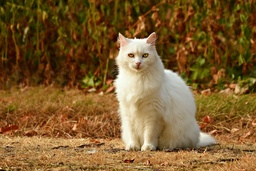
#> input picture cat.jpg, 256 x 171 px, shrunk from 1920 x 1281 before the run
$ jupyter execute Test.ipynb
#> lines starting #> are read from the running program, lines starting #| are printed output that depends on the picture
[cell 1]
from PIL import Image, ImageFilter, ImageOps
import numpy as np
import cv2

[cell 2]
filename= 'cat.jpg'
with Image.open(filename) as img:
#> img is the input picture: PIL image 256x171 RGB; mean R, G, B 125.2, 92.2, 47
    img.load()

[cell 3]
img_cv = cv2.imread(filename, cv2.IMREAD_GRAYSCALE)
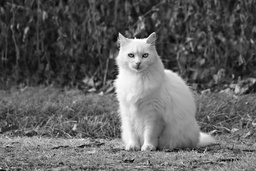
#> img_cv: shape (171, 256); min 0, max 255, mean 96.8
img_cv.shape
#> Out = (171, 256)

[cell 4]
Image.fromarray(img_cv)

[cell 5]
ImageOps.equalize(img.convert("L"), mask=None)
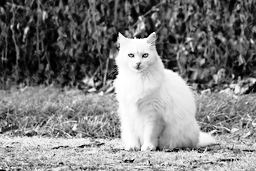
#> Out: PIL image 256x171 L; min 0, max 255, mean 127.2

[cell 6]
def otsu_threshold_finder(img):
    phuong_sai_t = 0

    M, N = img.shape
    mG = np.mean(img)

    for nguong in range(256):
        Tong_gt_xam_A = 1
        Tong_gt_xam_B = 1
        Tong_pixel_A = 1
        Tong_pixel_B = 1
        for i in range(M):
            for j in range(N):
                if (img[i, j] >= nguong):
                    Tong_pixel_A = Tong_pixel_A + 1
                    Tong_gt_xam_A = Tong_gt_xam_A + img[i , j]
                else:
                    Tong_pixel_B = Tong_pixel_B + 1
                    Tong_gt_xam_B = Tong_gt_xam_B + img[i , j]

        P1 = Tong_pixel_A / (M * N)
        P2 = Tong_pixel_B / (M * N)

        m1 = Tong_gt_xam_A / Tong_pixel_A
        m2 = Tong_gt_xam_B / Tong_pixel_B

        phuong_sai = P1 * ((m1 - mG) ** 2) + P2 * ((m2 - mG) ** 2)

        if (phuong_sai > phuong_sai_t):
            phuong_sai_t = phuong_sai
            nguong_toi_uu = nguong

    print("Nguong tim duoc: ", nguong_toi_uu )
    return nguong_toi_uu

[cell 7]
def otsu(img):
    phuong_sai_t = 0 # Khởi tạo biến phuong_sai_t lưu giá trị phương sai để so sánh
                     # giá trị phương sai thuật toán tính được để xác định
                     # phương sai cực đại, trên cơ sở đó xác định ngưỡng tối ưu cần tìm
    M,N = img.shape
#> M = 171; N = 256
    mG = np.mean(img)   # Tính mG giá trị trung bình mức xám của ảnh theo công thức 6
#> mG = 96.83

    for nguong in range(256):
        Tong_gt_xam_A = 1  #Khởi tạo biến lưu tổng giá trị mức xám của nhóm A
        Tong_gt_xam_B = 1  #Khởi tạo biến lưu tổng giá trị mức xám của nhóm A
        Tong_pixel_A = 1    #Khởi tạo biến lưu tổng số pixel ở nhóm A
        Tong_pixel_B = 1    #Khởi tạo biến lưu tổng số pixel ở nhóm B
        for i in range(M):  #Duyệt qua giá trị xám của mỗi pixel của hình ảnh gốc
            for j in range(N):
                if (img[i,j] >= nguong):  #Nếu pixel có giá trị màu xám > = nguong (nhóm A)
                    Tong_pixel_A = Tong_pixel_A + 1  #Lấy tổng số pixel của phần A
                    Tong_gt_xam_A = Tong_gt_xam_A + img[i,j] # Lấy tổng giá trị xám của nhóm A
                else:     #Nếu pixel có giá trị xám < nguong (nhóm B)
                    Tong_pixel_B = Tong_pixel_B + 1  #Lấy tổng số pixel của nhóm B
                    Tong_gt_xam_B = Tong_gt_xam_B + img[i,j] # Lấy tổng giá trị xám của nhóm B

        P1 = Tong_pixel_A/(M*N) # Tính P1(k) theo công thức 4 và 3
        P2 = Tong_pixel_B/(M*N) # Tính P2(k) theo công thức 4 và 3
        m1 = Tong_gt_xam_A/Tong_pixel_A # Tính m1(k) theo công thức 5
        m2 = Tong_gt_xam_B/Tong_pixel_B # Tính m2(k) theo công thức 5
        phuong_sai = P1*((m1-mG)**2)+P2*((m2-mG)**2) # Tính phương sai theo công thức 7

        if (phuong_sai > phuong_sai_t): # xác định phương sai tối đa theo công thức 8
            phuong_sai_t = phuong_sai
            nguong_toi_uu = nguong  # Để có được ngưỡng tối ưu của phương sai tối đa
#> this loop made 256 passes
#> (phuong_sai, phuong_sai_t) on passes 1, 2, 5, 7, 8, 9, 10, 11, 12, 13, 14, 15: (0.21, 0.21), (0.424, 0.424), (0.625, 0.625), (0.817, 0.817), (1.19, 1.19), (2.3, 2.3), (3.2, 3.2), (3.55, 3.55), (5.1, 5.1), (5.94, 5.94), (8.08, 8.08), (11.46, 11.46)
#> phuong_sai on passes 3, 4, 6: 0.424, 0.424, 0.625
#> after the loop, nguong_toi_uu = 106; phuong_sai_t = 1867.5

    print("Ngưỡng tìm được", nguong_toi_uu)
#| Ngưỡng tìm được 106
    return nguong_toi_uu

[cell 8]
otsu(img_cv)
#> Out = 106

[cell 9]
def Tim_nguong_toan_cuc(img): # Định nghĩa hàm tìm ngưỡng
    #Bước 1. Khởi tạo ngưỡng ban đầu t bằng giá trị trung bình mức xám của ảnh
    t=np.mean(img) #initial condition
#> t = 96.83
    g1 = []  # Định nghĩa nhóm g1
    g2 = []  # Định nghĩa nhóm g2
    m,n = img.shape
#> m = 171; n = 256
    # Lặp để tính ngưỡng
    while (True):
        # Bước 2. Tạo nhóm g1,g2 dựa trên ngưỡng t
        for i in range(m):
            for j in range(n):
                if (img[i,j] < t):
                    g1.append(img[i,j])
                else:
                    g2.append(img[i,j])
        # Bước 3. Tính trung bình mức xám trong vùng g1,g2
        mu1 = np.mean(g1)
        mu2 = np.mean(g2)
        # Bước 4. Tính lại ngưỡng t có giá trị mới
        t = ((mu1+ mu2)/2)
        # Tính delta t để làm điều kiện thoát vòng lặp
        t0 = t
        delta_t = abs(t-t0)
        if(delta_t < 1):
            break
#> after the loop, g1 = 23899 items; g2 = 19877 values, max 255 at index 659, min 97 at index 7, mean 143.9
    print("Ngưỡng tìm được: ",t)
    return t

[cell 10]
Tim_nguong_toan_cuc(img_cv)
#> Out = 100.8

$ run again, with image.jpg copied over cat.jpg
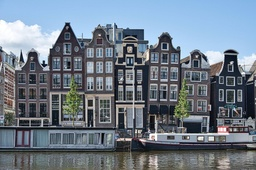
#> input picture image.jpg, 256 x 170 px, shrunk from 1920 x 1273 before the run
#> img is the input picture: PIL image 256x170 RGB; mean R, G, B 111.7, 123.9, 136.7
#> `img_cv = cv2.imread(filename, cv2.IMREAD_GRAYSCALE)`:
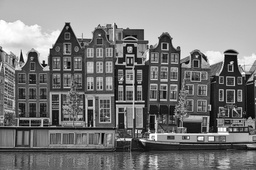
#> img_cv: shape (170, 256); min 0, max 255, mean 121.7
#> mG = 121.7
#> the loop in otsu, `for nguong in range(256):` made 256 passes
#> (phuong_sai, phuong_sai_t) on passes 1 to 8: (0.335, 0.335), (3.06, 3.06), (5.74, 5.74), (7.06, 7.06), (8.35, 8.35), (11.86, 11.86), (15.3, 15.3), (20.85, 20.85)
#> after the loop in otsu, `for nguong in range(256):`: nguong_toi_uu = 129; phuong_sai_t = 2849.2
#| Ngưỡng tìm được 129
#> `otsu(img_cv)`: Out = 129
#> t = 121.7
#> after the loop in Tim_nguong_toan_cuc, `while (True):`: g1 = 23163 items; g2 = 20357 items
#> `Tim_nguong_toan_cuc(img_cv)`: Out = 125.1

$ run again, with Film.png saved as cat.jpg
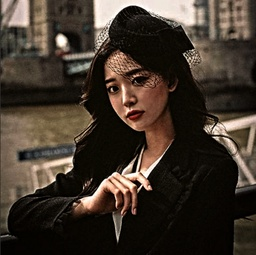
#> input picture Film.png, 256 x 255 px, shrunk from 471 x 470 before the run
#> img is the input picture: PIL image 256x255 RGB; mean R, G, B 64.9, 54, 43.9
#> `img_cv = cv2.imread(filename, cv2.IMREAD_GRAYSCALE)`:
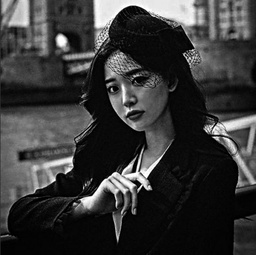
#> img_cv: shape (255, 256); min 0, max 255, mean 56.1
#> `ImageOps.equalize(img.convert("L"), mask=None)`:
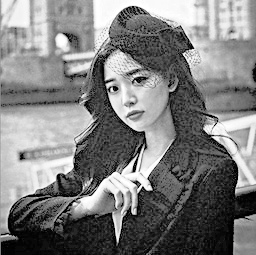
#> Out: PIL image 256x255 L; min 0, max 255, mean 125.8
#> mG = 56.07
#> the loop in otsu, `for nguong in range(256):` made 256 passes
#> (phuong_sai, phuong_sai_t) on passes 1 to 8: (0.0465, 0.0465), (22.79, 22.79), (38.81, 38.81), (62.18, 62.18), (113.8, 113.8), (206.2, 206.2), (336, 336), (499.2, 499.2)
#> after the loop in otsu, `for nguong in range(256):`: nguong_toi_uu = 82; phuong_sai_t = 2705.3
#| Ngưỡng tìm được 82
#> `otsu(img_cv)`: Out = 82
#> t = 56.07
#> after the loop in Tim_nguong_toan_cuc, `while (True):`: g1 = 40696 items; g2 = 24584 items
#> `Tim_nguong_toan_cuc(img_cv)`: Out = 68.95
